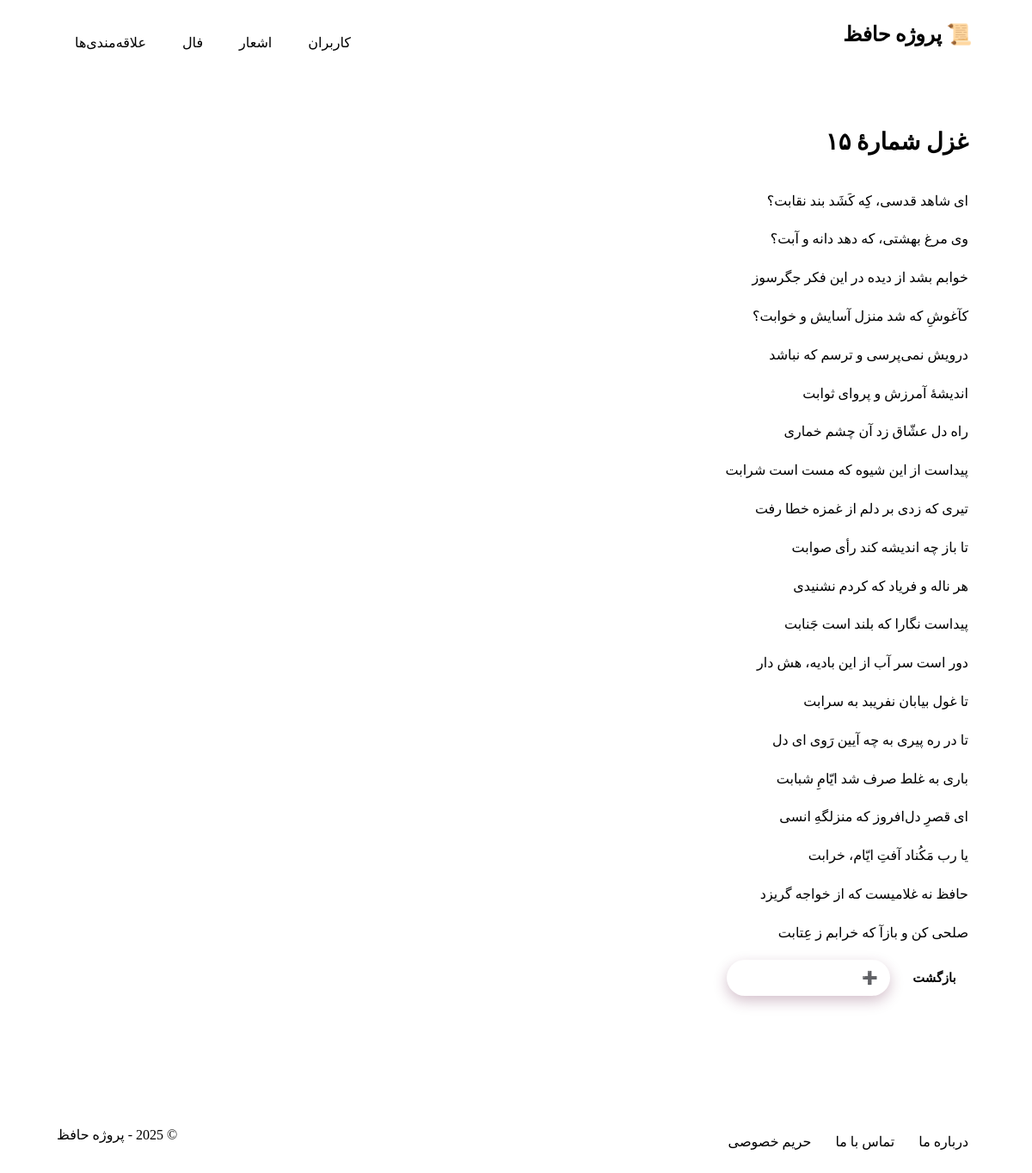
/poems/poems/2/, run on the app's committed database.
### poems/models.py (models this page shows, shortened)
class Poems(models.Model):
    title = models.CharField( max_length=50)
    poem_text = models.TextField(max_length=1000)

### poems/views.py (the view)
# urls.py: path("poems/<int:pk>/", views.poem_detail, name="poem_detail"),
def poem_detail(request, pk):
    poem = get_object_or_404(Poems, pk=pk)
    return render(request, "poems/poem_detail.html", {
        "poem": poem,
    })

### templates/poems/poem_detail.html (shortened to what this page needs)
{% extends "base.html" %}
{% load static %}
{% block content %}
<div class="c-card c-card--accent">
  <h2 class="c-card__title">{{ poem.title }}</h2>
  <div class="c-card__body">
    <div class="poem-text">{{ poem.poem_text|linebreaks }}</div>
    <div class="btn-group u-mt-3">
      <a href="{% url 'poems' %}" class="btn btn--sm btn--outline">بازگشت</a>
      {% if is_favorite %}
        <a href="{% url 'remove_from_favorites' poem.id %}" class="btn btn--sm btn--danger">❌ حذف از علاقه‌مندی‌ها</a>
      {% else %}
        <a href="{% url 'add_to_favorites' poem.id %}" class="btn btn--sm btn--primary">➕ افزودن به علاقه‌مندی‌ها</a>
      {% endif %}
    </div>
  </div>
</div>
{% endblock %}

### static/css/style.css (style rules this page uses)
* { box-sizing: border-box; }
html { scroll-behavior: smooth; background-color: var(--bg); }
html, body { height: 100%; background: var(--bg); color: var(--text); font-family: var(--font-sans); line-height: 1.8; -webkit-font-smoothing: antialiased; -moz-osx-font-smoothing: grayscale; text-rendering: optimizeLegibility; direction: rtl; }
body { background-image: var(--paper-texture); background-color: var(--bg); }
a { color: var(--accent); text-decoration: none; transition: color var(--speed) ease; }
p { margin: 0 0 1rem; text-align: justify; }
h1, h2, h3 { margin: 0 0 .75rem; line-height: 1.4; font-family: var(--font-serif); }
h2 { font-size: clamp(1.25rem, 1.1rem + .8vw, 1.75rem); color: var(--primary-dark); }
.c-card { background: var(--bg-elev); border: 1px solid var(--border); border-radius: var(--radius); box-shadow: var(--shadow-paper); overflow: hidden; transition: all var(--speed) ease; position: relative; }
.c-card::before { content: ""; position: absolute; top: 0; right: 0; width: 4px; height: 100%; background: var(--secondary); border-top-right-radius: var(--radius); border-bottom-right-radius: var(--radius); }
.c-card__title { padding: 1.25rem 1.5rem .75rem; font-weight: 800; font-family: var(--font-serif); color: var(--primary); border-bottom: 1px solid var(--border); margin-bottom: 0.5rem; }
.c-card__body { padding: 1rem 1.5rem 1.5rem; }
.c-card--accent { border-color: color-mix(in oklab, var(--accent) 30%, var(--border)); box-shadow: var(--shadow-lg); }
.c-card--accent::before { background: var(--primary); }
.btn, .btn:visited { display: inline-flex; align-items: center; justify-content: center; gap: .5rem; padding: .75rem 1.25rem; border-radius: 999px; border: 1px solid var(--accent); background: var(--accent); color: #fff; font-weight: 700; cursor: pointer; transition: all var(--speed) ease; box-shadow: 0 6px 16px rgba(102, 34, 73, 0.28); font-family: var(--font-sans); position: relative; overflow: hidden; }
.btn::before { content: ""; position: absolute; top: 0; left: 0; width: 100%; height: 100%; background: rgba(255,255,255,0.1); transform: translateX(-100%); transition: transform 0.6s ease; }
.btn--outline { background: transparent; color: var(--accent); box-shadow: none; border: 2px solid var(--accent); }
.btn--sm { padding: .5rem .9rem; font-size: .92rem; }
.btn-group { display: flex; flex-wrap: wrap; gap: .75rem; }
.u-mt-3 { margin-top: .75rem !important; }
body, .c-card, .list__item, .alert, .site-header, .site-footer, input, textarea, select, table, code, pre { transition: background-color var(--speed) ease, color var(--speed) ease, border-color var(--speed) ease, box-shadow var(--speed) ease; }

### data on the page
Poems: title "غزل شمارهٔ ۱۵", poem_text "ای شاهد قدسی، کِه کَشَد بند نقابت؟ وی مرغ بهشتی، که دهد دانه و آبت؟ خوابم بشد از دیده در این فکر جگرسوز کآغوشِ که شد منزل آسایش و خوابت؟ درویش نمی‌پرسی و ترسم که نباشد اندیشهٔ آمرزش و پروای ثوابت راه دل عشّاق زد آن چشم خماری پیداست از این شیوه که مست است شرابت تیری که زدی بر دلم از غمزه خطا رفت تا باز چه اندیشه کند رأی صوابت هر ناله و فریاد که کردم نشنیدی پیداست نگارا که بلند است جَنابت دور است سر آب از این بادیه، هش دار تا غول بیابان نفریبد به سرابت تا در ره پیری به چه آیین رَوی ای دل باری به غلط صرف شد ایّامِ شبابت ای قصرِ دل‌افروز که منزلگهِ انسی یا رب مَکُناد آفتِ ایّام، خرابت حافظ نه غلامیست که از خواجه گریزد صلحی کن و بازآ که خرابم ز عِتابت"
